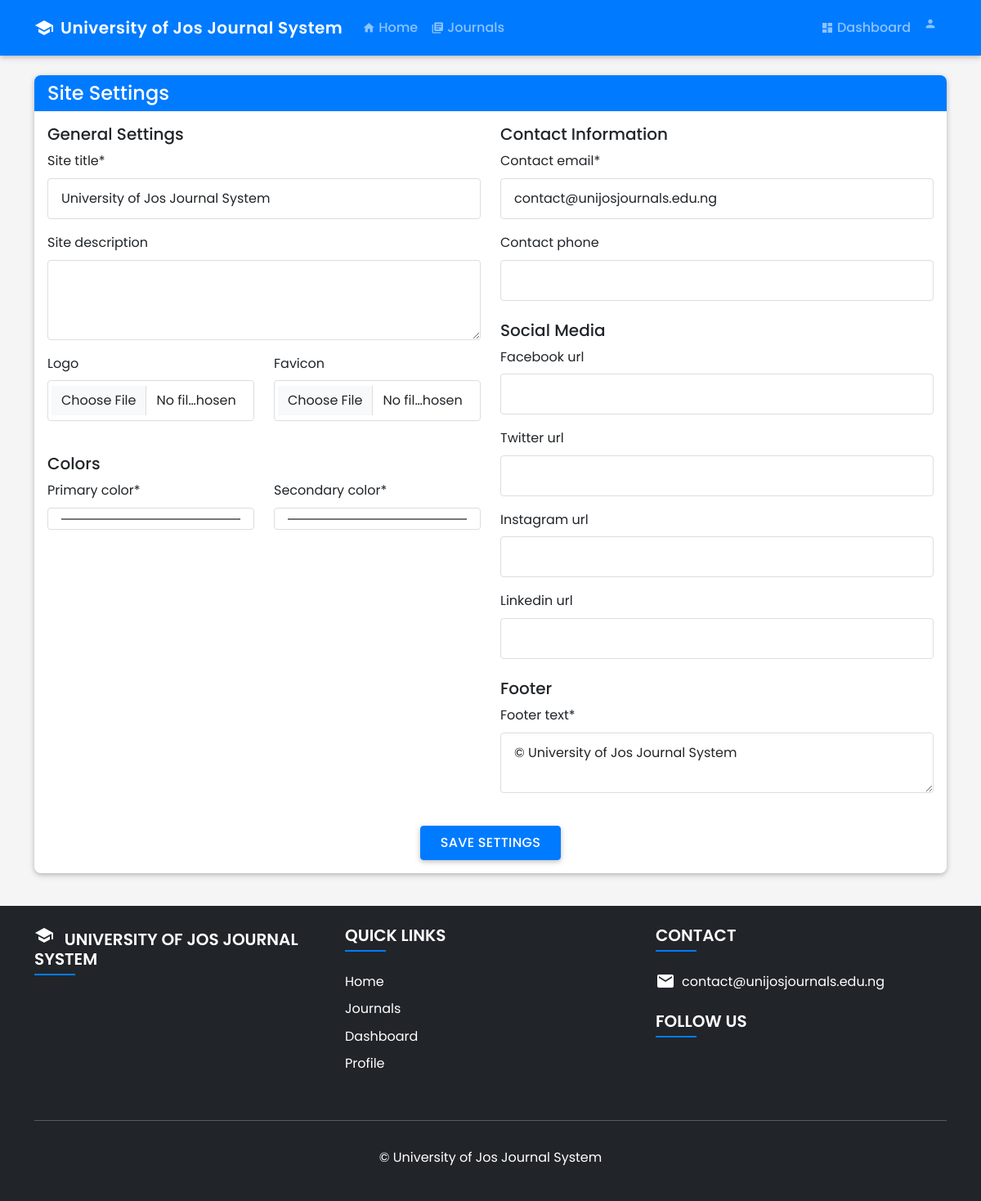
/management/site-settings/ (signed in), run on an earlier commit of the app's database.
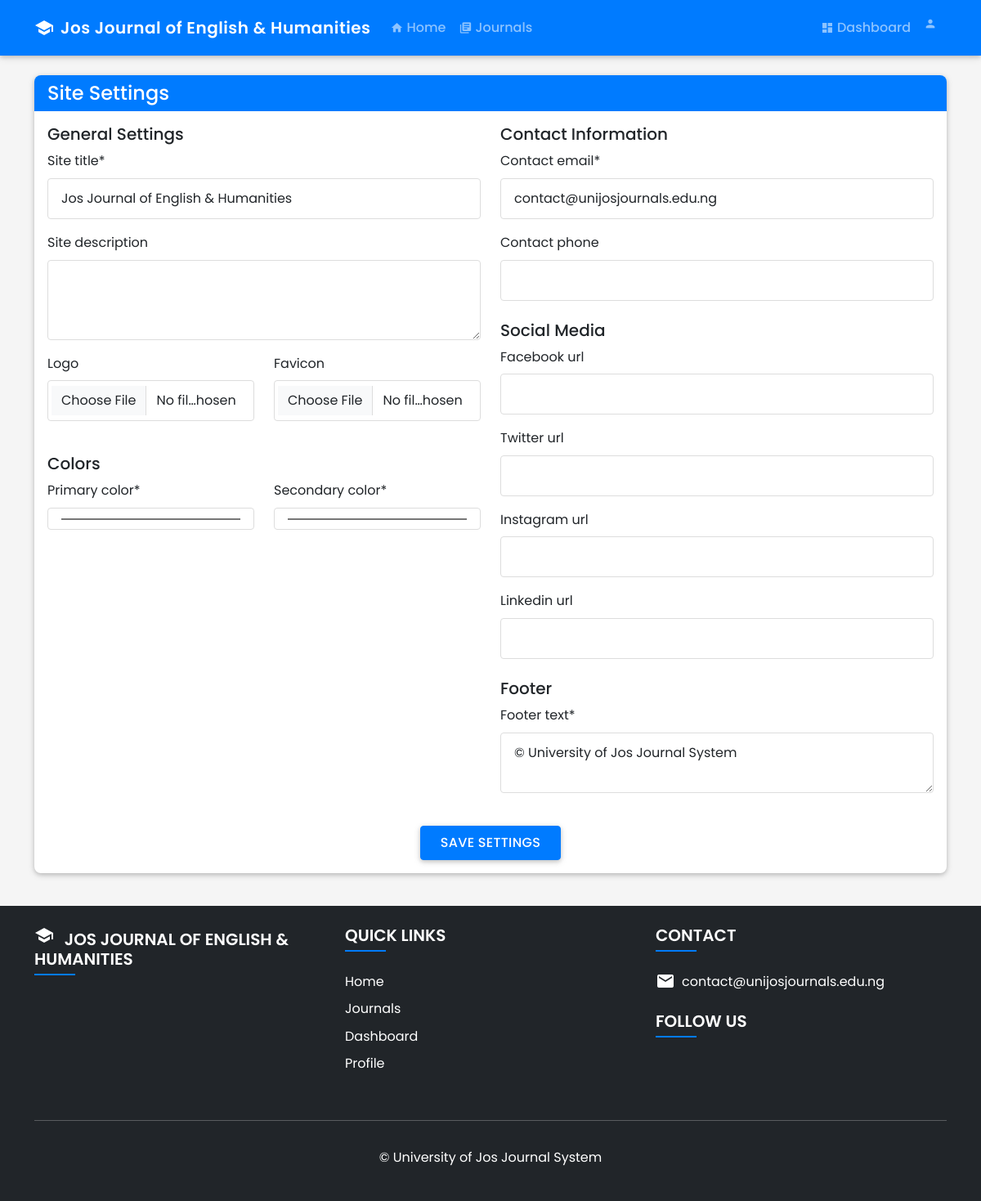
And on a later commit of the database.
### journalapp/models.py (models this page shows, shortened)
class SiteSettings(models.Model):
    site_title = models.CharField(max_length=100, default="University of Jos Journal System")
    site_description = models.TextField(blank=True)
    logo = models.ImageField(upload_to='site_images', blank=True, null=True)
    favicon = models.ImageField(upload_to='site_images', blank=True, null=True)
    primary_color = models.CharField(max_length=20, default="#007bff")
    secondary_color = models.CharField(max_length=20, default="#6c757d")
    footer_text = models.TextField(default="© University of Jos Journal System")
    contact_email = models.EmailField(default="contact@unijosjournals.edu.ng")
    contact_phone = models.CharField(max_length=20, blank=True)
    facebook_url = models.URLField(blank=True)
    twitter_url = models.URLField(blank=True)
    instagram_url = models.URLField(blank=True)
    linkedin_url = models.URLField(blank=True)
    class Meta:
        verbose_name = "Site Settings"
        verbose_name_plural = "Site Settings"

### journalapp/views.py (the view)
# urls.py: path('management/site-settings/', views.site_settings, name='site_settings'),
@staff_member_required
def site_settings(request):
    settings, created = SiteSettings.objects.get_or_create(pk=1)
    if request.method == 'POST':
        form = SiteSettingsForm(request.POST, request.FILES, instance=settings)
        if form.is_valid():
            form.save()
            messages.success(request, 'Site settings updated successfully!')
            return redirect('site_settings')
    else:
        form = SiteSettingsForm(instance=settings)
    context = {
        'form': form,
        'title': 'Site Settings'
    }
    return render(request, 'journalapp/site_settings.html', context)

### journalapp/forms.py
class SiteSettingsForm(forms.ModelForm):
    class Meta:
        model = SiteSettings
        fields = '__all__'
        widgets = {
            'site_description': forms.Textarea(attrs={'rows': 3}),
            'footer_text': forms.Textarea(attrs={'rows': 2}),
            'primary_color': forms.TextInput(attrs={'type': 'color'}),
            'secondary_color': forms.TextInput(attrs={'type': 'color'}),
        }

### journalapp/context_processors.py (called while the page is built)
def site_settings(request):
    try:
        settings = SiteSettings.objects.first()
        if not settings:
            settings = SiteSettings.objects.create()
    except:
        settings = None
    return {'site_settings': settings}

### journalapp/templates/journalapp/site_settings.html (shortened to what this page needs)
{% extends 'journalapp/base.html' %}
{% load crispy_forms_tags %}
{% block content %}
<div class="container mt-4">
    <div class="row">
        <div class="col-md-12">
            <div class="card">
                <div class="card-header bg-primary text-white">
                    <h4 class="mb-0">Site Settings</h4>
                </div>
                <div class="card-body">
                    <form method="POST" enctype="multipart/form-data">
                        <div class="row">
                            <div class="col-md-6">
                                <h5>General Settings</h5>
                                {{ form.site_title|as_crispy_field }}
                                {{ form.site_description|as_crispy_field }}
                                <div class="row">
                                    <div class="col-md-6">
                                        {{ form.logo|as_crispy_field }}
                                    </div>
                                    <div class="col-md-6">
                                        {{ form.favicon|as_crispy_field }}
                                    </div>
                                </div>
                                <h5 class="mt-4">Colors</h5>
                                <div class="row">
                                    <div class="col-md-6">
                                        {{ form.primary_color|as_crispy_field }}
                                    </div>
                                    <div class="col-md-6">
                                        {{ form.secondary_color|as_crispy_field }}
                                    </div>
                                </div>
                            </div>
                            <div class="col-md-6">
                                <h5>Contact Information</h5>
                                {{ form.contact_email|as_crispy_field }}
                                {{ form.contact_phone|as_crispy_field }}
                                <h5 class="mt-4">Social Media</h5>
                                {{ form.facebook_url|as_crispy_field }}
                                {{ form.twitter_url|as_crispy_field }}
                                {{ form.instagram_url|as_crispy_field }}
                                {{ form.linkedin_url|as_crispy_field }}
                                <h5 class="mt-4">Footer</h5>
                                {{ form.footer_text|as_crispy_field }}
                            </div>
                        </div>
                        <div class="text-center mt-4">
                            <button type="submit" class="btn btn-primary">Save Settings</button>
                        </div>
                    </form>
                </div>
            </div>
        </div>
    </div>
</div>
{% endblock %}

### journalapp/templates/journalapp/base.html (shortened to what the changed rows need)
<!DOCTYPE html>
<html lang="en">
<head>
    <link href="https://cdn.jsdelivr.net/npm/bootstrap@5.3.0-alpha1/dist/css/bootstrap.min.css" rel="stylesheet">
    <link rel="stylesheet" href="https://cdnjs.cloudflare.com/ajax/libs/font-awesome/6.0.0-beta3/css/all.min.css">
</head>
<body class="d-flex flex-column min-vh-100">
    <header>
        <nav class="navbar navbar-expand-lg navbar-dark bg-primary">
            <div class="container">
                <a class="navbar-brand d-flex align-items-center" href="{% url 'home' %}">
                    {% if site_settings.logo %}
                    <img src="{{ site_settings.logo.url }}" alt="{{ site_settings.site_title }}" height="40" class="me-2">
                    {% else %}
                    <i class="material-icons me-2">school</i>
                    {% endif %}
                    <span>{{ site_settings.site_title|default:"UJ Journal System" }}</span>
                </a>
            </div>
        </nav>
    </header>
    <main class="flex-grow-1 mb-3">
        {% block content %}{% endblock %}
    </main>
    <footer class="bg-dark text-white py-4 mt-4">
        <div class="container">
            <div class="row">
                <div class="col-md-4 mb-4">
                    <h5 class="text-uppercase">
                        {% if site_settings.logo %}
                        <img src="{{ site_settings.logo.url }}" alt="{{ site_settings.site_title }}" height="30" class="me-2">
                        {% else %}
                        <i class="material-icons me-2">school</i>
                        {% endif %}
                        {{ site_settings.site_title|default:"University of Jos Journal System" }}
                    </h5>
                </div>
                <div class="col-md-4 mb-4">
                    <ul class="list-unstyled">
                        {% if site_settings.contact_email %}
                        <li class="mb-2 d-flex align-items-center">
                            <i class="material-icons me-2">email</i>
                            <a href="mailto:{{ site_settings.contact_email }}" class="text-white text-decoration-none">{{ site_settings.contact_email }}</a>
                        </li>
                        {% endif %}
                    </ul>
                </div>
            </div>
            <div class="text-center py-3">
                <p class="mb-0">{{ site_settings.footer_text|default:"© University of Jos Journal System" }}</p>
            </div>
        </div>
    </footer>
</body>
</html>

What changed in the data, as far as the page shows it:
changed SiteSettings "contact@unijosjournals.edu.ng": site_title "University of Jos Journal System" → "Jos Journal of English & Humanities"; site_title "UNIVERSITY OF JOS JOURNAL SYSTEM" → "JOS JOURNAL OF ENGLISH & HUMANITIES"
